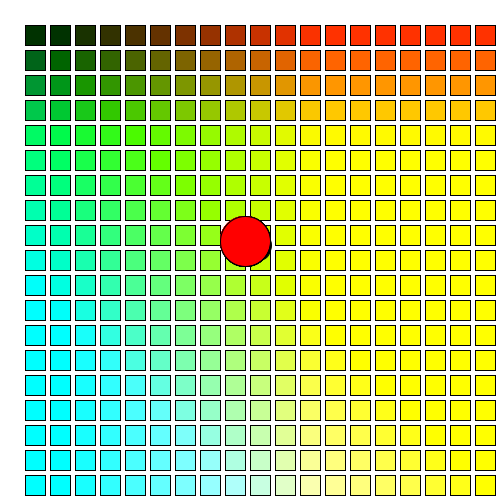
Frame 1 (no input)
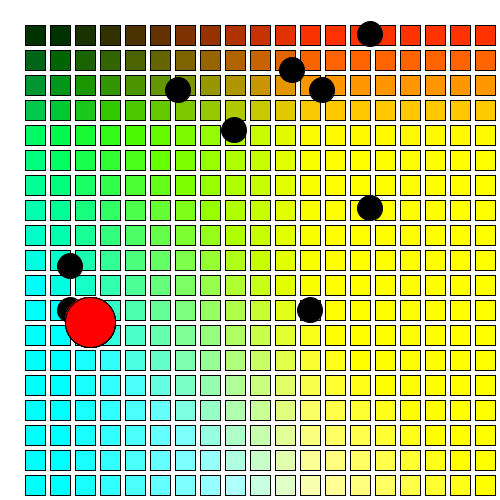
Frame 60 (the mouse pressed at the canvas centre just before this capture)
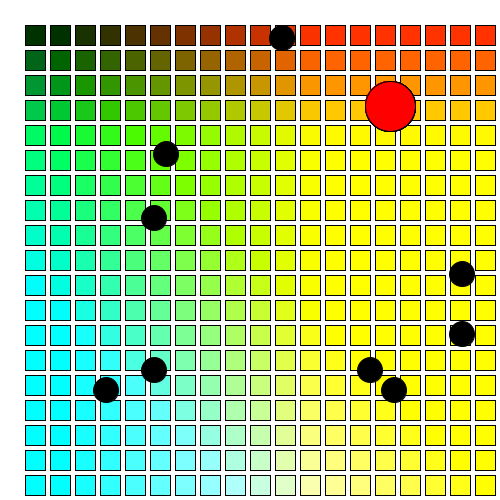
Frame 120 (the mouse held since frame 60 and released just before this capture)

The Processing sketch that drew these frames (run headless with seeded random() and noise(); from frame 60 on, the mouse is pressed at the canvas centre):

// Processing sketch: processing_99553
// ── processing_99553.pde

int[] posx,posy,velx,vely;

int szx,szy,numPilotes;

void setup(){
  size(500,500);
  
  numPilotes=10;
  posx=new int[numPilotes];
  posy=new int[numPilotes];
  velx=new int[numPilotes];  
  vely=new int[numPilotes];
  
  szx=width/20;
  szy=height/20;
  
  for(int i=0; i<numPilotes; i++){
    posx[i]=width/2;
    posy[i]=height/2;
    velx[i]=int(random(-10,10));
    vely[i]=int(random(-10,10));
    if(velx[i]==0){
      velx[i]=1;
    }
    if(vely[i]==0){
      vely[i]=1;
    }
  }
}

void draw(){
  pintaFons();
  actualitzaPosicio();
  dibuixarPilotes();
  dibuixarPilotes(5);
}


void pintaFons(){
  background(255);
  for(int x=width/20; x<width; x+=width/20){
    for(int y=height/20; y<height; y+=height/20){
      fill(x-50,2*y,y-x);
      rect(x,y,width/25,height/25);
    }
  }
}

void actualitzaPosicio(){
  for(int i=0; i<numPilotes; i++){
    posx[i]+=velx[i];
    posy[i]+=vely[i];
    
    if((posx[i]<szx)||(posx[i]>width-szy)){
      velx[i]=-velx[i];
    }
    if((posy[i]<szx)||(posy[i]>width-szy)){
      vely[i]=-vely[i];
    }
  }
}


  void dibuixarPilotes(){
    for(int i=0; i<numPilotes; i++){
    fill(0);
    ellipse(posx[i],posy[i],szx,szy);
    }
  }





void dibuixarPilotes(int num_element){  
    for(int i=0; i<numPilotes; i++){
      fill(255,0,0);
    ellipse(posx[num_element],posy[num_element],szx*2,szy*2);
    }
  }
